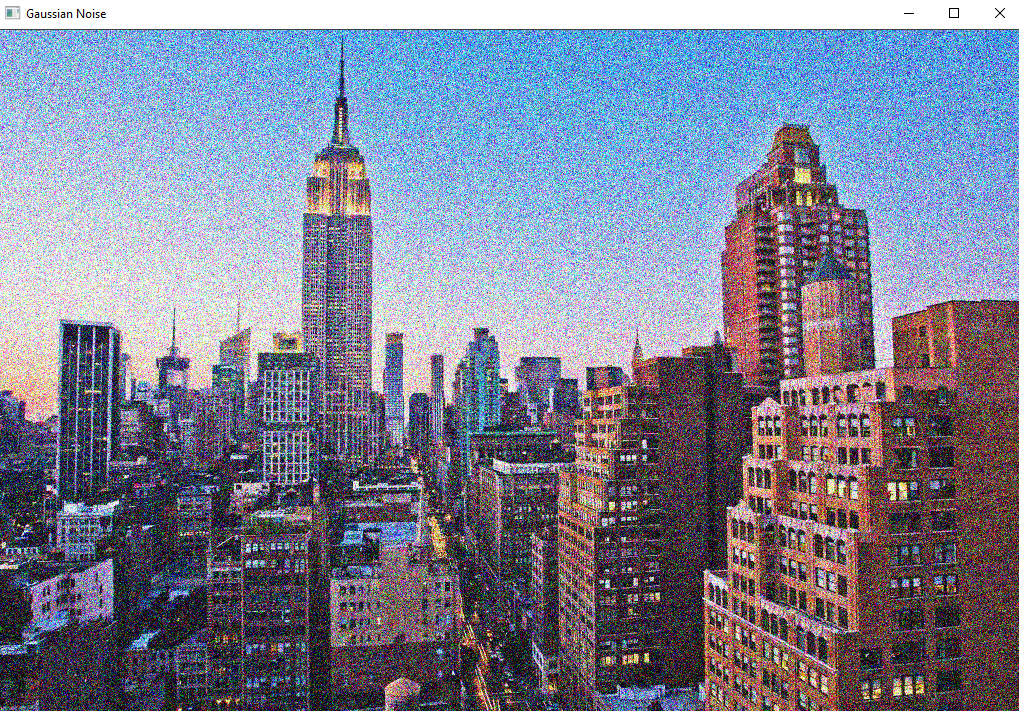
#> input picture opencv/e4-medyan/la.png, 1019 x 711 px
$ python main.py
#> lines starting #> are read from the running program, lines starting #| are printed output that depends on the picture
import cv2 as cv

image = cv.imread("la.png")
#> image is the input picture: shape (711, 1019, 3); mean B, G, R 148.8, 128.3, 124.5

medyan = cv.medianBlur(image, 7)
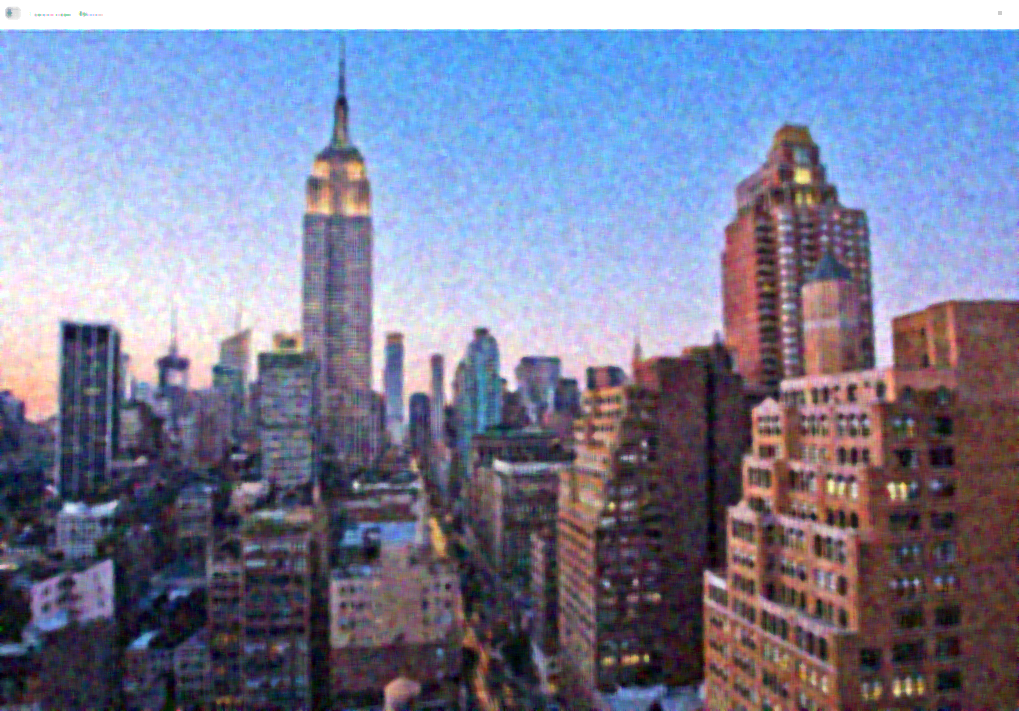
#> medyan: shape (711, 1019, 3); mean B, G, R 153.2, 127.4, 123.9

cv.imshow("Medyan",medyan)
cv.imshow("Original",image)
cv.waitKey(0)
